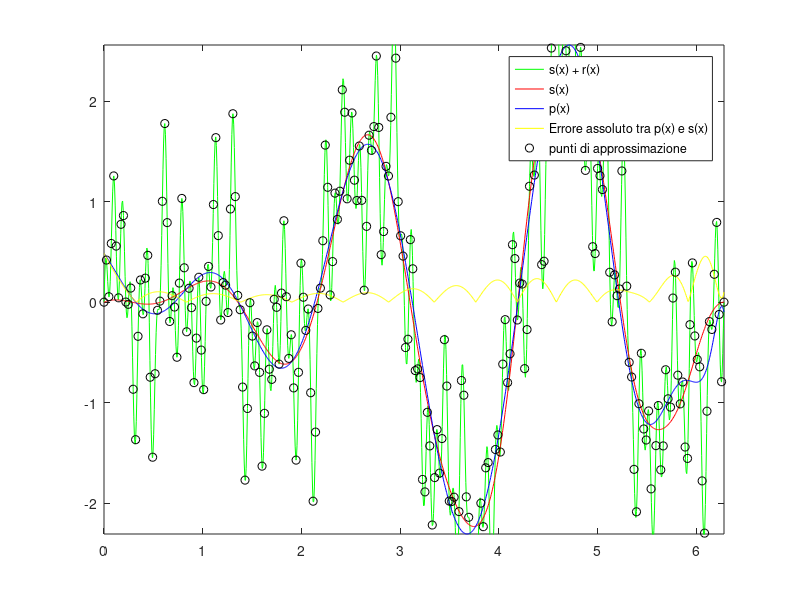

The MATLAB source for this figure: (Note: this script raises an error after producing the figure.)
%(Il problema del filtraggio o denoising) 
%Dato il segnale f(x) affetto da rumore ricostruire al meglio il
%segnale pulito s(x).


range = [0, 2*pi];
points = 256;
x = linspace(range(1), range(2), points); %ascisse punti di approssimazione
s = ((x-1.2).*sin(3*x)+sin(1+x.*x)./(x+1)).*sin(x/2); %Funzione originale
r = 0.1*sin(7*x)+2*sin(23*x).*cos(31*x).*sin(1-19*x); %Funzione rumore
f = s + r; %ordinate punti di approssimazione

xg = union(linspace(range(1), range(2), 1000),x); %ascisse punti di graficazione
yg = {((xg-1.2).*sin(3*xg)+sin(1+xg.*xg)./(xg+1)).*sin(xg/2)}; %ordinate punti di graficazione {vere, calcolate}
fg = yg{1} + (0.1*sin(7*xg)+2*sin(23*xg).*cos(31*xg).*sin(1-19*xg));
errori = ones(1,points-2);

minimum = Inf;
for i = 2:points-1
   V = flip(vander(x),2);
   V = V(:,1:i);             %Viene tagliata la matrice per considerare solo i primi i-esimi punti
   a = flip(linsolve(V,f')); %Polinomio approssimante di grado i
   pn = polyval(a,x);
   
   errori(i-1) = norm(pn-f); %Calcola la norma del vettore errore
   
   pn = pn - f; 
   
   norma = 0;
   for j = 1:max(size(pn)) %Calcola il quadrato della norma euclidea
    norma = norma + (pn(j)*pn(j));
   end
   
   if minimum > norma      %Trova il minimo quadrato della norma
       minimum = norma;
       pol = a;
       
   end
end

yg{2} = polyval(pol,xg);
figure(1)
plot(xg, fg, "g");
hold on
plot(xg,yg{1}, "r");
plot(xg, yg{2}, "b");
plot(xg, abs(yg{2}-yg{1}), "y");
plot(x, f, "ko");
legend("s(x) + r(x)", "s(x)", "p(x)", "Errore assoluto tra p(x) e s(x)", "punti di approssimazione");
xlim([range(1),range(2)]);
ylim([min(min(yg{1}), min(yg{2})), max(max(yg{1}), max(yg{2}))]);
title("Polinomio approssimante di grado", max(size(pol))-1);

uitable(figure(2), 'Data', errori', 'ColumnName','Errore', 'RowName', 1:points-1);